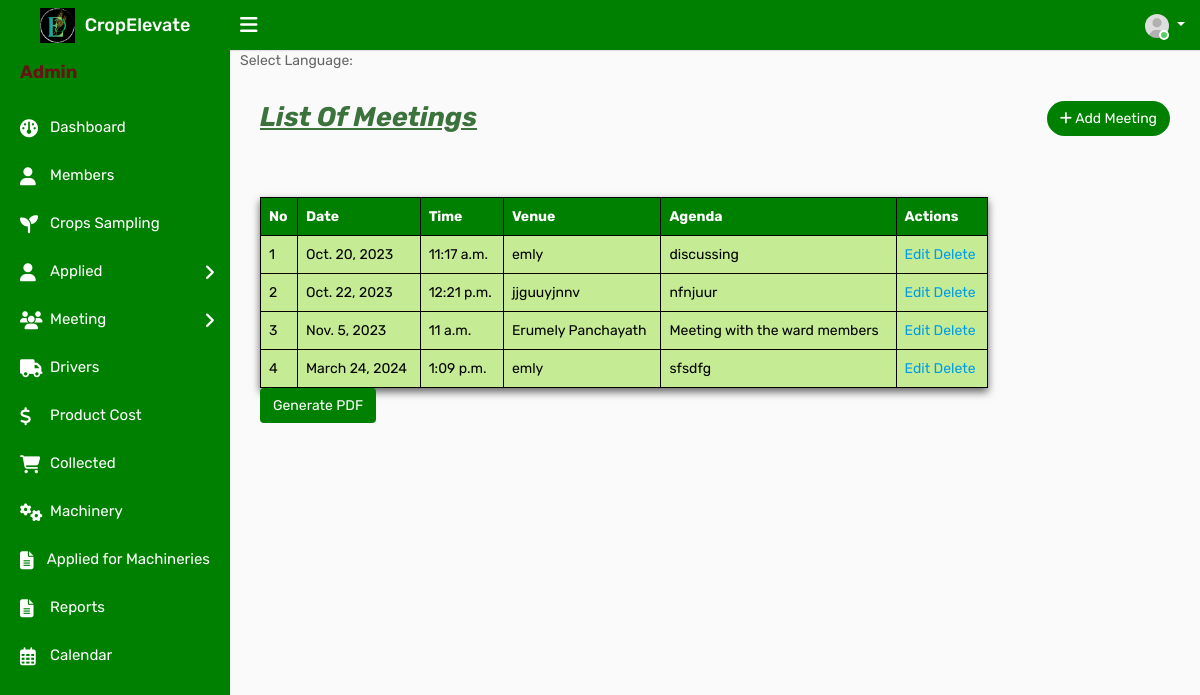
The page /admeeting (signed in) on the database as committed earlier.
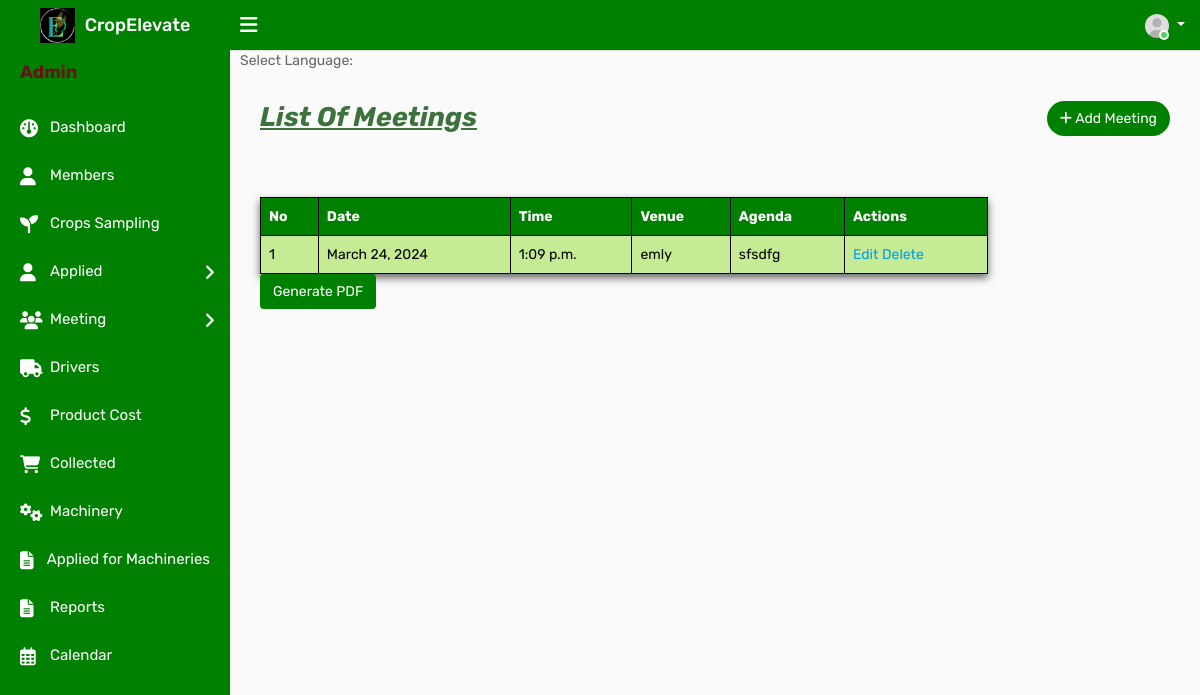
The same page on the database as committed later.
### ceapp/models.py (models this page shows, shortened)
class Meeting(models.Model):
    meeting_date = models.DateField(null=True, blank=True)
    meeting_time = models.TimeField(null=True,blank=True)
    desmeeting = models.TextField()
    last_edited_at = models.DateTimeField(auto_now=True)
    meeting_venue = models.CharField(max_length=100,null=True,blank=True)
    meeting_mode = models.CharField(max_length=100,null=True,blank=True)
    meeting_agenda = models.CharField(max_length=100,null=True,blank=True)
    report = models.TextField(max_length=100,null=True,blank=True)
    is_active = models.BooleanField(default=True)

### ceapp/views.py (the view)
# urls.py: path('admeeting',views.admeeting,name='admeeting'),
@never_cache
@login_required
def admeeting(request):
    meetings = Meeting.objects.filter(is_active=True)
    from django.utils import timezone
    current_date = timezone.now().date()
    return render(request, 'admintemp/admeeting.html', {'meetings': meetings, 'current_date': current_date})

### templates/admintemp/admeeting.html (shortened to what the changed rows need)
{% load static %}
<!DOCTYPE html>
<html lang="en">
<head>
    <link rel="stylesheet" type="text/css" href="{% static 'assets/css/bootstrap.min.css' %}">
    <link rel="stylesheet" type="text/css" href="{% static 'assets/css/font-awesome.min.css' %}">
    <link rel="stylesheet" type="text/css" href="{% static 'assets/css/select2.min.css' %}">
    <link rel="stylesheet" type="text/css" href="{% static 'assets/css/bootstrap-datetimepicker.min.css' %}">
    <link rel="stylesheet" type="text/css" href="{% static 'assets/css/style.css' %}">
    <link rel="stylesheet" href="https://cdnjs.cloudflare.com/ajax/libs/font-awesome/6.2.0/css/all.min.css">
</head>
<body>
    <div class="main-wrapper">
        <div class="page-wrapper">
            <div class="content">
                <div class="row">
                    <div class="col-md-12">
                        <br>
                        <table>
                            <thead>
                                <tr>
                                    <th>No</th>
                                    <th>Date</th>
                                    <th>Time</th>
                                    <th>Venue</th>
                                    <th>Agenda</th>
                                    <th>Actions</th>
                                </tr>
                            </thead>
                            <tbody>
                                {% for meeting in meetings %}
                                <tr style="background-color: {% if meeting.meeting_date < current_date %}#c5eb94{% elif meeting.meeting_date == current_date %}#eda0f2{% else %}white{% endif %}">
                                    <td>{{ forloop.counter }}</td>
                                    <td>{{ meeting.meeting_date }}</td>
                                    <td>{{ meeting.meeting_time }}</td>
                                    <td>{{ meeting.meeting_venue }}</td>
                                    <td>{{ meeting.meeting_agenda }}</td>
                                    <td class="table-actions">
                                        <a href="{% url 'edit_meeting' meeting.id %}">Edit</a>
                                        <a href="{% url 'delete_meeting' meeting.id %}">Delete</a>
                                    </td>
                                </tr>
                                {% empty %}
                                <tr>
                                    <td colspan="4">No meetings available.</td>
                                </tr>
                                {% endfor %}
                            </tbody>
                        </table>
                    </div>
                </div><br><br>
            </div>
        </div>
            </div>
</body>
</html>

Rows that differ between the two databases and show on the page:
removed Meeting: meeting_date "Oct. 20, 2023", meeting_time "11:17 a.m.", meeting_venue "emly", meeting_agenda "discussing"
removed Meeting: meeting_date "Oct. 22, 2023", meeting_time "12:21 p.m.", meeting_venue "jjguuyjnnv", meeting_agenda "nfnjuur"
removed Meeting: meeting_date "Nov. 5, 2023", meeting_time "11 a.m.", meeting_venue "Erumely Panchayath", meeting_agenda "Meeting with the ward members"
